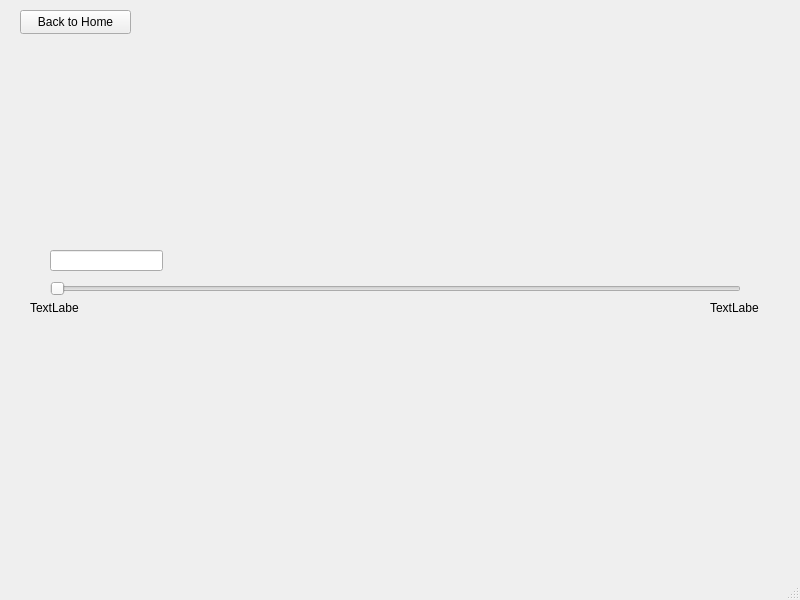
<?xml version="1.0" encoding="UTF-8"?>
<ui version="4.0">
 <class>MainWindow</class>
 <widget class="QMainWindow" name="MainWindow">
  <property name="geometry">
   <rect>
    <x>0</x>
    <y>0</y>
    <width>800</width>
    <height>600</height>
   </rect>
  </property>
  <property name="windowTitle">
   <string>MainWindow</string>
  </property>
  <widget class="QWidget" name="centralwidget">
   <widget class="QSlider" name="horizontalSlider">
    <property name="geometry">
     <rect>
      <x>50</x>
      <y>280</y>
      <width>691</width>
      <height>18</height>
     </rect>
    </property>
    <property name="orientation">
     <enum>Qt::Horizontal</enum>
    </property>
   </widget>
   <widget class="QPushButton" name="pushButton">
    <property name="geometry">
     <rect>
      <x>20</x>
      <y>10</y>
      <width>111</width>
      <height>24</height>
     </rect>
    </property>
    <property name="text">
     <string>Back to Home</string>
    </property>
   </widget>
   <widget class="QLabel" name="minPos_label">
    <property name="geometry">
     <rect>
      <x>30</x>
      <y>300</y>
      <width>49</width>
      <height>16</height>
     </rect>
    </property>
    <property name="text">
     <string>TextLabel</string>
    </property>
   </widget>
   <widget class="QLabel" name="maxPos_label">
    <property name="geometry">
     <rect>
      <x>710</x>
      <y>300</y>
      <width>49</width>
      <height>16</height>
     </rect>
    </property>
    <property name="text">
     <string>TextLabel</string>
    </property>
   </widget>
   <widget class="QLineEdit" name="lineEdit">
    <property name="geometry">
     <rect>
      <x>50</x>
      <y>250</y>
      <width>113</width>
      <height>21</height>
     </rect>
    </property>
   </widget>
  </widget>
  <widget class="QMenuBar" name="menubar">
   <property name="geometry">
    <rect>
     <x>0</x>
     <y>0</y>
     <width>800</width>
     <height>22</height>
    </rect>
   </property>
  </widget>
  <widget class="QStatusBar" name="statusbar"/>
 </widget>
 <resources/>
 <connections/>
</ui>
